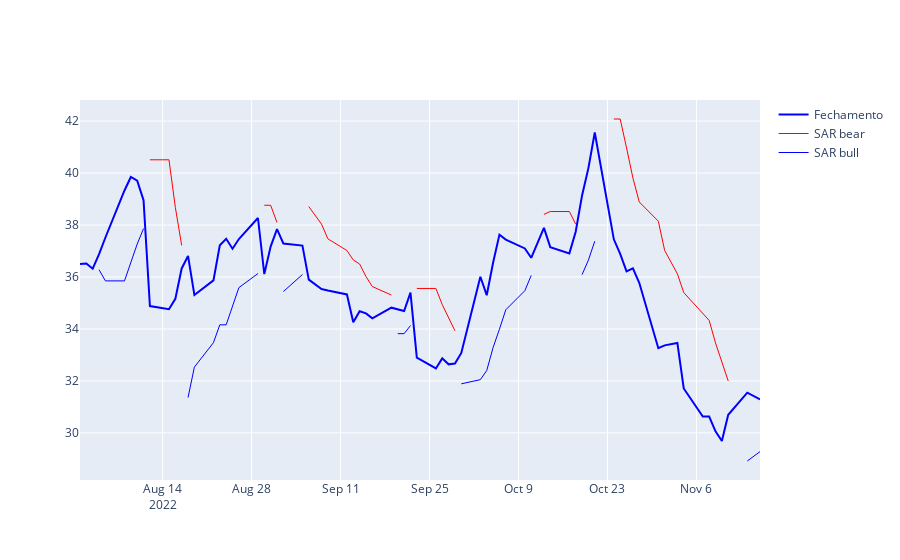

Notebook code for this chart:
### Code cell
SAR = psar(acao_regressao,0.2,0.2)
SAR_df = pd.DataFrame(SAR)


fig = go.Figure()

fig.add_trace(
    go.Scatter(
        name="Fechamento",
        x=SAR_df["dates"],
        y=SAR_df["close"],
        line=dict(color='blue', width=2))
)

fig.add_trace(
    go.Scatter(
        name="SAR bear",
        x=SAR_df["dates"],
        y=SAR_df["psarbear"],
        line=dict(color='red', width=1))
)

fig.add_trace(
    go.Scatter(
        name="SAR bull",
        x=SAR_df["dates"],
        y=SAR_df["psarbull"],
        line=dict(color='blue', width=1))
)



fig.show()
